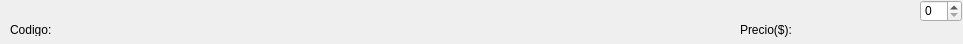
<?xml version="1.0" encoding="UTF-8"?>
<ui version="4.0">
 <class>Form</class>
 <widget class="QWidget" name="Form">
  <property name="geometry">
   <rect>
    <x>0</x>
    <y>0</y>
    <width>963</width>
    <height>44</height>
   </rect>
  </property>
  <property name="windowTitle">
   <string>Form</string>
  </property>
  <widget class="QLabel" name="nomp2">
   <property name="geometry">
    <rect>
     <x>10</x>
     <y>0</y>
     <width>731</width>
     <height>21</height>
    </rect>
   </property>
   <property name="font">
    <font>
     <pointsize>10</pointsize>
    </font>
   </property>
   <property name="text">
    <string/>
   </property>
  </widget>
  <widget class="QLabel" name="codn2">
   <property name="geometry">
    <rect>
     <x>55</x>
     <y>21</y>
     <width>121</width>
     <height>20</height>
    </rect>
   </property>
   <property name="font">
    <font>
     <pointsize>11</pointsize>
     <weight>75</weight>
     <bold>true</bold>
    </font>
   </property>
   <property name="inputMethodHints">
    <set>Qt::ImhDigitsOnly</set>
   </property>
   <property name="text">
    <string/>
   </property>
   <property name="alignment">
    <set>Qt::AlignCenter</set>
   </property>
  </widget>
  <widget class="QLabel" name="label">
   <property name="geometry">
    <rect>
     <x>740</x>
     <y>20</y>
     <width>61</width>
     <height>20</height>
    </rect>
   </property>
   <property name="text">
    <string>Precio($):</string>
   </property>
  </widget>
  <widget class="QLabel" name="preciow2">
   <property name="geometry">
    <rect>
     <x>790</x>
     <y>20</y>
     <width>121</width>
     <height>20</height>
    </rect>
   </property>
   <property name="sizePolicy">
    <sizepolicy hsizetype="Fixed" vsizetype="Ignored">
     <horstretch>0</horstretch>
     <verstretch>0</verstretch>
    </sizepolicy>
   </property>
   <property name="font">
    <font>
     <weight>75</weight>
     <bold>true</bold>
    </font>
   </property>
   <property name="text">
    <string/>
   </property>
   <property name="alignment">
    <set>Qt::AlignCenter</set>
   </property>
  </widget>
  <widget class="QLabel" name="label_2">
   <property name="geometry">
    <rect>
     <x>10</x>
     <y>23</y>
     <width>47</width>
     <height>13</height>
    </rect>
   </property>
   <property name="text">
    <string>Codigo:</string>
   </property>
  </widget>
  <widget class="QSpinBox" name="cantidadp2">
   <property name="geometry">
    <rect>
     <x>920</x>
     <y>0</y>
     <width>42</width>
     <height>22</height>
    </rect>
   </property>
  </widget>
 </widget>
 <resources/>
 <connections/>
</ui>
